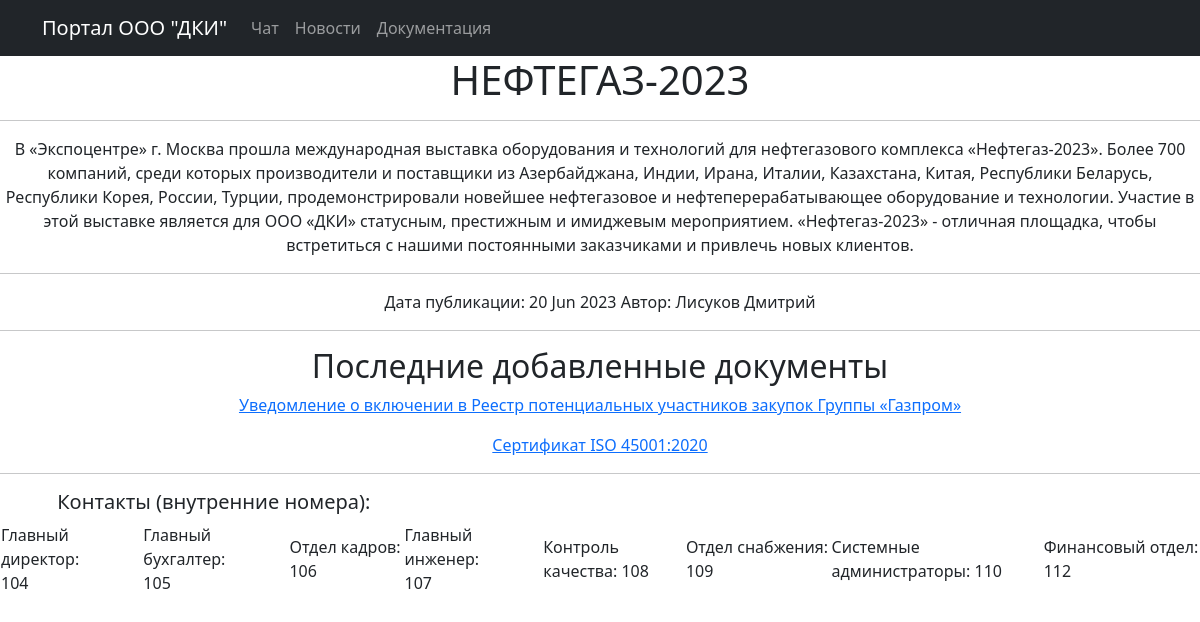
Page /news/23 on the committed database.
### news/models.py (models this page shows, shortened)
class Post(models.Model):
    ART = 'С'
    NEWS = 'Н'
    TYPES = [(ART, 'Статья'), (NEWS, 'Новость')]
    author = models.ForeignKey(Author, on_delete=models.CASCADE)
    post_type = models.CharField(max_length=10, choices=TYPES)
    created_at = models.DateTimeField(auto_now_add=True)
    post_category = models.ManyToManyField(Category)
    post_title = models.CharField(max_length=120)
    post_text = models.TextField()
    post_rating = models.IntegerField(default=0)

class Author(models.Model):
    user = models.OneToOneField(User, on_delete=models.CASCADE)  # ID пользователя, который является автором
    author_rating = models.IntegerField(default=0)
    def __str__(self):
        return f'{self.user.username}'

### news/views.py (the view)
# urls.py: path("<int:pk>", PostDetail.as_view()),
class PostDetail(DetailView):
    model = Post
    template_name = "new.html"
    context_object_name = "post"
    def get_context_data(self, **kwargs):
        context = super().get_context_data(**kwargs)
        context["time_now"] = datetime.utcnow()
        return context

### docs/templatetags/custom_filters.py (called while the page is built)
@register.filter()
def censor(value: str):
    bad_words = {'Бяка' : 'Б***',
                 'бяка' : 'б***',
                 'Кака' : 'К***',
                 'кака' : 'к***',
                 'фигня': 'ф****',
                 'Фигня': 'Ф****',
                 'Ерунда': 'Е*****',
                 'ерунда': 'е*****',
                 }
    words = value.split(' ')
    new_text = ''
    for i in range(len(words)):
        if words[i] in bad_words:
            words[i] = bad_words[words[i]]
            new_text += words[i]
            new_text += ' '
        else:
            new_text += words[i]
            new_text += ' '
    return new_text

### templates/new.html (shortened to what this page needs)
{% extends 'flatpages/default.html' %}
{% load custom_filters %}
{% block body %}
<center><h1>{{ post.post_title|censor }}</h1></center>
<hr>
<center>{{ post.post_text|censor }}</center>
<hr>
Дата публикации: {{ post.created_at|date:'d M Y' }}
Автор: {{ post.author }}
{% endblock body %}

### rows in the picture
Post: post_title|censor "НЕФТЕГАЗ-2023", post_text|censor "В «Экспоцентре» г. Москва прошла международная выставка оборудования и технологий для нефтегазового комплекса «Нефтегаз-2023». Более 700 компаний, среди которых производители и поставщики из Азербайджана, Индии, Ирана, Италии, Казахстана, Китая, Республики Беларусь, Республики Корея, России, Турции, продемонстрировали новейшее нефтегазовое и нефтеперерабатывающее оборудование и технологии. Участие в этой выставке является для ООО «ДКИ» статусным, престижным и имиджевым мероприятием. «Нефтегаз-2023» - отличная площадка, чтобы встретиться с нашими постоянными заказчиками и привлечь новых клиентов.", created_at "20 Jun 2023", author "Лисуков Дмитрий"
